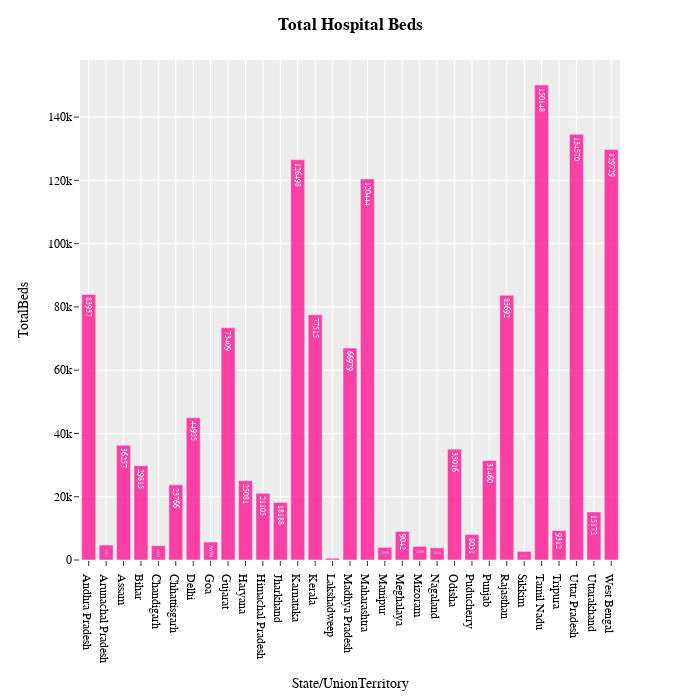
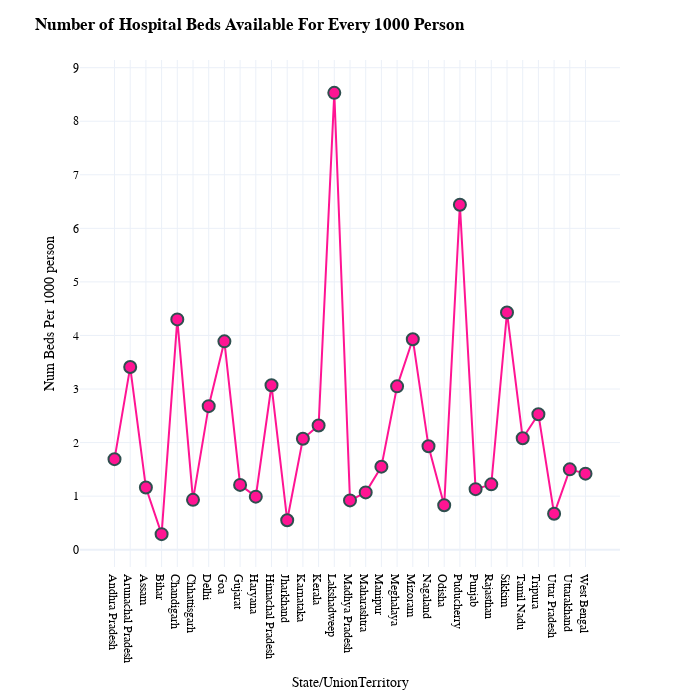

The notebook cell saved with these charts, in order:
### Code cell
fig = px.bar(med_pop, 
             x='State/UnionTerritory', y="TotalBeds",  
             text='TotalBeds', 
             orientation='v')
fig.update_traces(marker_color='#FF1493', opacity=0.8, textposition='inside')

fig.update_layout(template="ggplot2",width=700, height=700, title_text = '<b>Total Hospital Beds</b>',
                  font=dict(family="Arial, Balto, Courier New, Droid Sans",color='black'))
fig.show()

fig1 = px.scatter(med_pop, 
             x='State/UnionTerritory', y="Num Beds Per 1000 person")
fig1.update_traces(marker=dict(size=12,
                              line=dict(width=2,
                                        color='DarkSlateGrey')),
                  marker_color='#FF1493',
                  mode='lines+markers')

fig1.update_layout(template="plotly_white",width=700, height=700, title_text = '<b>Number of Hospital Beds Available For Every 1000 Person</b>',
                  font=dict(family="Arial, Balto, Courier New, Droid Sans",color='black'))
fig1.show()

### Figure 1 — Plotly figure (JSON) as saved in the notebook; plotly's stock layout.template omitted (floating-point values rounded to 4 significant figures)
{"data": [{"alignmentgroup": "True", "hovertemplate": "State/UnionTerritory=%{x}<br>TotalBeds=%{text}<extra></extra>", "legendgroup": "", "marker": {"color": "#FF1493"}, "name": "", "offsetgroup": "", "opacity": 0.8, "orientation": "v", "showlegend": false, "text": [83937, 4724, 36257, 29815, 4534, 23766, 44955, 5679, 73409, 25081, 21105, 18188, 126498, 77515, 550, 66979, 120444, 3989, 9042, 4309, 3824, 35016, 8031, 31460, 83692, 2705, 150148, 9312, 134570, 15172, 129729], "textposition": "inside", "type": "bar", "x": ["Andhra Pradesh", "Arunachal Pradesh", "Assam", "Bihar", "Chandigarh", "Chhattisgarh", "Delhi", "Goa", "Gujarat", "Haryana", "Himachal Pradesh", "Jharkhand", "Karnataka", "Kerala", "Lakshadweep", "Madhya Pradesh", "Maharashtra", "Manipur", "Meghalaya", "Mizoram", "Nagaland", "Odisha", "Puducherry", "Punjab", "Rajasthan", "Sikkim", "Tamil Nadu", "Tripura", "Uttar Pradesh", "Uttarakhand", "West Bengal"], "xaxis": "x", "y": [83937, 4724, 36257, 29815, 4534, 23766, 44955, 5679, 73409, 25081, 21105, 18188, 126498, 77515, 550, 66979, 120444, 3989, 9042, 4309, 3824, 35016, 8031, 31460, 83692, 2705, 150148, 9312, 134570, 15172, 129729], "yaxis": "y"}], "layout": {"barmode": "relative", "font": {"color": "black", "family": "Arial, Balto, Courier New, Droid Sans"}, "height": 700, "legend": {"tracegroupgap": 0}, "margin": {"t": 60}, "title": {"text": "<b>Total Hospital Beds</b>"}, "width": 700, "xaxis": {"anchor": "y", "domain": [0, 1], "title": {"text": "State/UnionTerritory"}}, "yaxis": {"anchor": "x", "domain": [0, 1], "title": {"text": "TotalBeds"}}}}

### Figure 2 — Plotly figure (JSON) as saved in the notebook; plotly's stock layout.template omitted (floating-point values rounded to 4 significant figures)
{"data": [{"hovertemplate": "State/UnionTerritory=%{x}<br>Num Beds Per 1000 person=%{y}<extra></extra>", "legendgroup": "", "marker": {"color": "#FF1493", "line": {"color": "DarkSlateGrey", "width": 2}, "size": 12, "symbol": "circle"}, "mode": "lines+markers", "name": "", "orientation": "v", "showlegend": false, "type": "scatter", "x": ["Andhra Pradesh", "Arunachal Pradesh", "Assam", "Bihar", "Chandigarh", "Chhattisgarh", "Delhi", "Goa", "Gujarat", "Haryana", "Himachal Pradesh", "Jharkhand", "Karnataka", "Kerala", "Lakshadweep", "Madhya Pradesh", "Maharashtra", "Manipur", "Meghalaya", "Mizoram", "Nagaland", "Odisha", "Puducherry", "Punjab", "Rajasthan", "Sikkim", "Tamil Nadu", "Tripura", "Uttar Pradesh", "Uttarakhand", "West Bengal"], "xaxis": "x", "y": [1.69, 3.41, 1.16, 0.29, 4.3, 0.93, 2.68, 3.89, 1.21, 0.99, 3.07, 0.55, 2.07, 2.32, 8.53, 0.92, 1.07, 1.55, 3.05, 3.93, 1.93, 0.83, 6.44, 1.13, 1.22, 4.43, 2.08, 2.53, 0.67, 1.5, 1.42], "yaxis": "y"}], "layout": {"font": {"color": "black", "family": "Arial, Balto, Courier New, Droid Sans"}, "height": 700, "legend": {"tracegroupgap": 0}, "margin": {"t": 60}, "title": {"text": "<b>Number of Hospital Beds Available For Every 1000 Person</b>"}, "width": 700, "xaxis": {"anchor": "y", "domain": [0, 1], "title": {"text": "State/UnionTerritory"}}, "yaxis": {"anchor": "x", "domain": [0, 1], "title": {"text": "Num Beds Per 1000 person"}}}}
